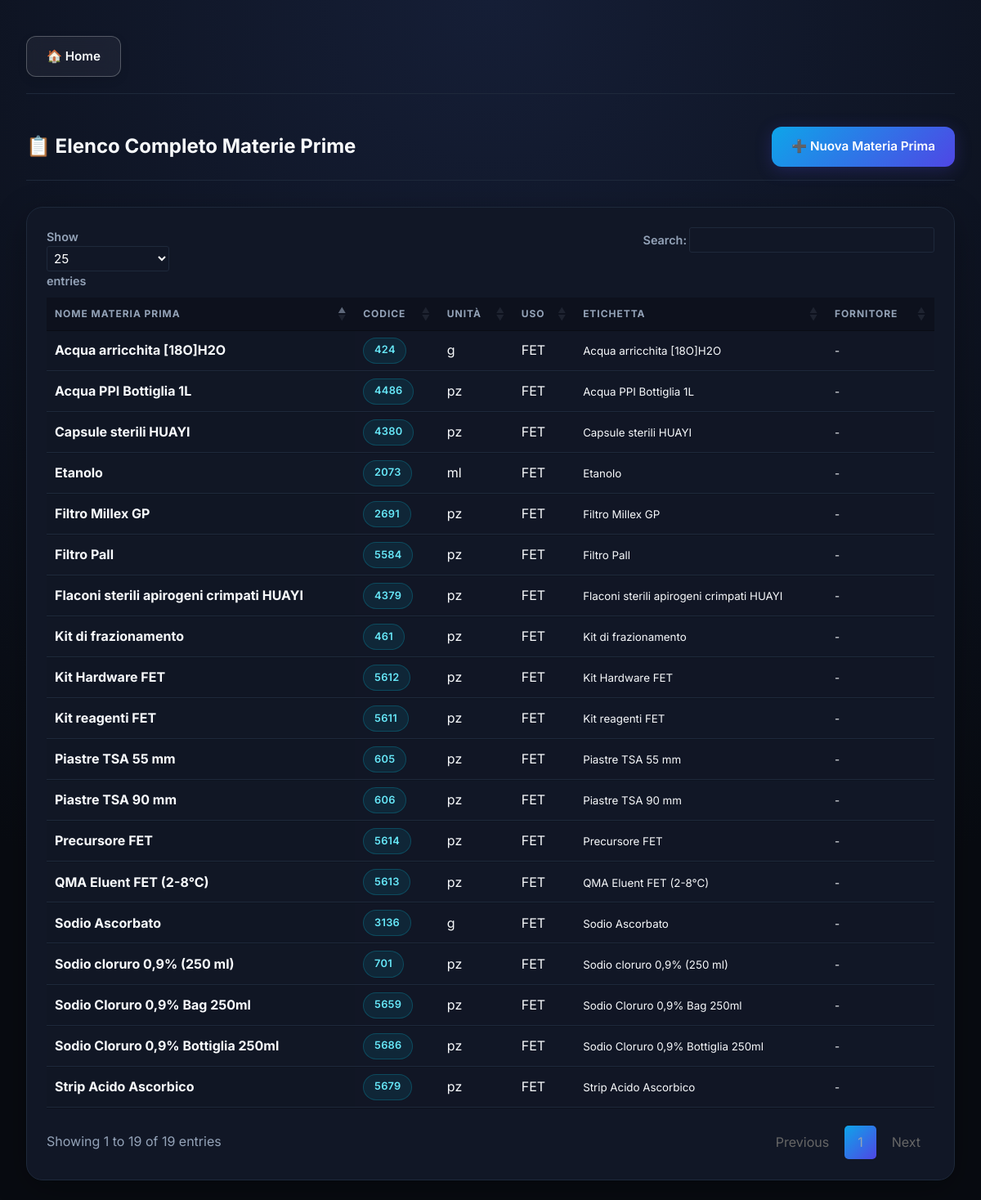
Page /list on the committed database.
### tables this page shows
CREATE TABLE Elenco_MP (
            codice TEXT PRIMARY KEY,
            nome_mp TEXT,
            nome_file TEXT,
            unita_misura TEXT,
            nome_etichetta TEXT,
            uso TEXT,
            codice_fornitore TEXT,
            controcampione TEXT,
            distribuzione TEXT
        , scorta_minima FLOAT DEFAULT 0, ordine_magazzino INTEGER DEFAULT 999, categoria_magazzino TEXT);

### app.py (the view)
@app.route('/list')
def product_list():
    query = request.args.get('q')
    conn = get_db_connection()
    if query:
        products_rows = conn.execute("SELECT * FROM Elenco_MP WHERE nome_mp LIKE ? OR codice LIKE ?",
                                ('%' + query + '%', '%' + query + '%')).fetchall()
    else:
        products_rows = conn.execute('SELECT * FROM Elenco_MP ORDER BY nome_mp ASC').fetchall()
    products = [dict(row) for row in products_rows]
    conn.close()
    return render_template('list.html', products=products, search_query=query)

### app.py (called while the page is built)
def get_db_connection():
    conn = sqlite3.connect(DB_PATH)
    conn.row_factory = sqlite3.Row
    return conn

### templates/list.html (shortened to what this page needs)
{% extends 'base.html' %}
{% block content %}
<link rel="stylesheet" type="text/css" href="https://cdn.datatables.net/1.13.6/css/jquery.dataTables.min.css">
<div style="display: flex; justify-content: space-between; align-items: center; margin-bottom: 2rem; border-bottom: 1px solid var(--border-color); padding-bottom: 1rem;">
    <h2 style="margin: 0;">📋 Elenco Completo Materie Prime</h2>
    <a href="{{ url_for('add') }}" class="btn btn-primary" style="display: inline-flex; align-items: center; gap: 0.5rem; text-decoration: none;">
        <span>➕ Nuova Materia Prima</span>
    </a>
</div>
<div class="table-container" style="padding: 1.5rem;">
    <table id="mpTable" class="display">
        <thead>
            <tr>
                <th>Nome Materia Prima</th>
                <th>Codice</th>
                <th>Unità</th>
                <th>Uso</th>
                <th>Etichetta</th>
                <th>Fornitore</th>
            </tr>
        </thead>
        <tbody>
            {% for product in products %}
            <tr>
                <td><strong>{{ product['nome_mp'] }}</strong></td>
                <td><span class="badge">{{ product['codice'] }}</span></td>
                <td>{{ product['unita_misura'] }}</td>
                <td>{{ product['uso'] }}</td>
                <td><small>{{ product['nome_etichetta'] or '-' }}</small></td>
                <td><small>{{ product['codice_fornitore'] or '-' }}</small></td>
            </tr>
            {% endfor %}
        </tbody>
    </table>
</div>
{% endblock %}

### static/css/style.css (style rules this page uses)
:root { color-scheme: dark; --bg-dark: #080b11; --card-bg: #111726; --card-hover-bg: #161e31; --accent-color: #06b6d4; --primary-color: #4f46e5; --text-primary: #f8fafc; --text-secondary: #94a3b8; --text-pale: #cbd5e1; --border-color: #1e293b; --border-hover: #334155; --muted-color: #475569; --success: #10b981; --warning: #f59e0b; --danger: #f43f5e; --gradient: linear-gradient(135deg, #0ea5e9 0%, #4f46e5 100%); --gradient-hover: linear-gradient(135deg, #0284c7 0%, #4338ca 100%); }
* { margin: 0; padding: 0; box-sizing: border-box; font-family: 'Inter', -apple-system, sans-serif; }
body { background-color: var(--bg-dark); background-image: radial-gradient(circle at 50% 0%, #151e36 0%, var(--bg-dark) 75%); color: var(--text-primary); line-height: 1.6; min-height: 100vh; }
.btn { display: inline-flex; align-items: center; justify-content: center; gap: 0.6rem; padding: 0.75rem 1.5rem; border-radius: 0.75rem; font-weight: 600; text-decoration: none; transition: all 0.3s cubic-bezier(0.16, 1, 0.3, 1); cursor: pointer; border: none; text-align: center; font-size: 0.95rem; }
.btn-primary { background: var(--gradient); color: white; box-shadow: 0 4px 20px rgba(79, 70, 229, 0.25); }
.table-container { background: var(--card-bg); border-radius: 1.25rem; border: 1px solid var(--border-color); overflow: hidden; box-shadow: 0 10px 40px rgba(0, 0, 0, 0.3); backdrop-filter: blur(10px); }
table { width: 100%; border-collapse: collapse; }
th, td { padding: 1.25rem 1.5rem; text-align: left; }
th { background: rgba(0, 0, 0, 0.25); color: var(--text-secondary); font-weight: 600; text-transform: uppercase; font-size: 0.75rem; letter-spacing: 0.08em; border-bottom: 1px solid var(--border-color); }
td { border-bottom: 1px solid rgba(255, 255, 255, 0.03); color: var(--text-pale); transition: background-color 0.2s ease, color 0.2s ease; }
tr:last-child td { border-bottom: none; }
.badge { background: rgba(6, 182, 212, 0.1); color: #67e8f9; padding: 0.3rem 0.8rem; border-radius: 9999px; font-size: 0.8rem; font-weight: 600; border: 1px solid rgba(6, 182, 212, 0.25); display: inline-block; letter-spacing: 0.02em; }

### templates/list.html (style rules this page uses)
table.dataTable thead th { border-bottom: 1px solid var(--border-color); color: var(--text-secondary); }
table.dataTable tbody td { border-bottom: 1px solid var(--border-color); background: transparent !important; color: var(--text-primary); }

### rows in the picture
Elenco_MP: nome_mp "Acqua PPI Bottiglia 1L", codice "4486", unita_misura "pz", uso "FET", nome_etichetta "Acqua PPI Bottiglia 1L", codice_fornitore "-"
Elenco_MP: nome_mp "Acqua arricchita [18O]H2O", codice "424", unita_misura "g", uso "FET", nome_etichetta "Acqua arricchita [18O]H2O", codice_fornitore "-"
Elenco_MP: nome_mp "Capsule sterili HUAYI", codice "4380", unita_misura "pz", uso "FET", nome_etichetta "Capsule sterili HUAYI", codice_fornitore "-"
Elenco_MP: nome_mp "Etanolo", codice "2073", unita_misura "ml", uso "FET", nome_etichetta "Etanolo", codice_fornitore "-"
Elenco_MP: nome_mp "Filtro Millex GP", codice "2691", unita_misura "pz", uso "FET", nome_etichetta "Filtro Millex GP", codice_fornitore "-"
Elenco_MP: nome_mp "Filtro Pall", codice "5584", unita_misura "pz", uso "FET", nome_etichetta "Filtro Pall", codice_fornitore "-"
Elenco_MP: nome_mp "Flaconi sterili apirogeni crimpati HUAYI", codice "4379", unita_misura "pz", uso "FET", nome_etichetta "Flaconi sterili apirogeni crimpati HUAYI", codice_fornitore "-"
Elenco_MP: nome_mp "Kit Hardware FET", codice "5612", unita_misura "pz", uso "FET", nome_etichetta "Kit Hardware FET", codice_fornitore "-"
Elenco_MP: nome_mp "Kit di frazionamento", codice "461", unita_misura "pz", uso "FET", nome_etichetta "Kit di frazionamento", codice_fornitore "-"
Elenco_MP: nome_mp "Kit reagenti FET", codice "5611", unita_misura "pz", uso "FET", nome_etichetta "Kit reagenti FET", codice_fornitore "-"
Elenco_MP: nome_mp "Piastre TSA 55 mm", codice "605", unita_misura "pz", uso "FET", nome_etichetta "Piastre TSA 55 mm", codice_fornitore "-"
Elenco_MP: nome_mp "Piastre TSA 90 mm", codice "606", unita_misura "pz", uso "FET", nome_etichetta "Piastre TSA 90 mm", codice_fornitore "-"
Elenco_MP: nome_mp "Precursore FET", codice "5614", unita_misura "pz", uso "FET", nome_etichetta "Precursore FET", codice_fornitore "-"
Elenco_MP: nome_mp "QMA Eluent FET (2-8°C)", codice "5613", unita_misura "pz", uso "FET", nome_etichetta "QMA Eluent FET (2-8°C)", codice_fornitore "-"
Elenco_MP: nome_mp "Sodio Ascorbato", codice "3136", unita_misura "g", uso "FET", nome_etichetta "Sodio Ascorbato", codice_fornitore "-"
Elenco_MP: nome_mp "Sodio Cloruro 0,9% Bag 250ml", codice "5659", unita_misura "pz", uso "FET", nome_etichetta "Sodio Cloruro 0,9% Bag 250ml", codice_fornitore "-"
Elenco_MP: nome_mp "Sodio Cloruro 0,9% Bottiglia 250ml", codice "5686", unita_misura "pz", uso "FET", nome_etichetta "Sodio Cloruro 0,9% Bottiglia 250ml", codice_fornitore "-"
Elenco_MP: nome_mp "Sodio cloruro 0,9% (250 ml)", codice "701", unita_misura "pz", uso "FET", nome_etichetta "Sodio cloruro 0,9% (250 ml)", codice_fornitore "-"
Elenco_MP: nome_mp "Strip Acido Ascorbico", codice "5679", unita_misura "pz", uso "FET", nome_etichetta "Strip Acido Ascorbico", codice_fornitore "-"
